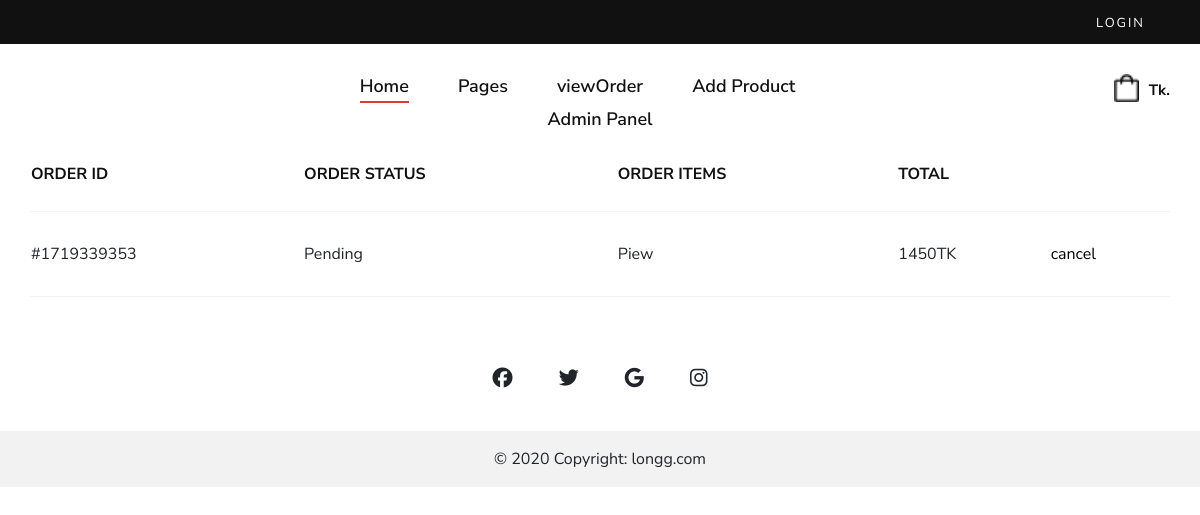
Page /myorder/49 on the committed database.
### shop/models.py (models this page shows, shortened)
class Order(models.Model):
    STATUS_CHOICES = [
        ('not_confirm','not_confirm'),
        ('Pending', 'Pending'),
        ('Processing', 'Processing'),
        ('Shipped', 'Shipped'),
        ('Delivered', 'Delivered'),
        ('Cancelled', 'Cancelled'),
    ]
    LOCATION_CHOICES = [
        ('inside_dhaka', 'Inside Dhaka'),
        ('outside_dhaka', 'Outside Dhaka'),
    ]
    user=models.ForeignKey(UserProfile,on_delete=models.SET_NULL,null=True)
    status = models.CharField(max_length=20, choices=STATUS_CHOICES, default='Pending')
    items = models.ManyToManyField('Product', through='OrderItem')
    created_at=models.DateTimeField(default=now,blank=True)
    complete=models.BooleanField(default=False,blank=True)
    order_id=models.CharField(max_length=20,null=True,blank=True)
    coupon=models.BooleanField(default=False,null=True,blank=True)
    coupon_percentange=models.PositiveIntegerField(default=0,null=True,blank=True)
    cancel_reason=models.TextField(null=True,blank=True)
    location = models.CharField(max_length=20, choices=LOCATION_CHOICES, null=True, blank=True)
    totalbill= models.PositiveIntegerField(default=0)
    delivary_charge = models.PositiveIntegerField(default=False)
    def __str__(self):
        return str(f'{self.user} order')
    @property
    def get_total(self):
        order_items = OrderItem.objects.filter(order=self)
        total = sum(item.item_total for item in order_items)
        if self.coupon:
            total-=total*(self.coupon_percentange/100)
        return int(total)

class OrderItem(models.Model):
    product=models.ForeignKey(Product,on_delete=models.CASCADE,null=True)
    quantity=models.IntegerField(default=0)
    add_on_product= models.ManyToManyField(AddOnProduct)
    order = models.ForeignKey(Order, related_name='order_items',null=True, on_delete=models.CASCADE)
    size=models.CharField(max_length=10,blank=True,null=True)
    is_stitched = models.BooleanField(default=True)
    @property
    def item_total(self):
        add_on = self.add_on_product.all()
        total_add_on = sum(add_pro.price for add_pro in add_on)
        if  self.is_stitched:
            total=self.product.price*self.quantity
        else:
            total=self.product.unstitched_price*self.quantity
        return total+(total_add_on*self.quantity)

class Product(models.Model):
    name=models.CharField(max_length=100)
    slug = AutoSlugField(populate_from='name',unique=True,null=True,default=None)
    product_code=models.CharField(max_length=100,null=True,blank=True)
    add_on_product=models.ManyToManyField(AddOnProduct,blank=True)
    add_on_product2=models.ManyToManyField(AddOnProduct,related_name='ad_on_2',blank=True)
    add_on_product3=models.ManyToManyField(AddOnProduct,related_name="ad_on_3",blank=True)
    description=models.TextField(null=True,blank=True)
    price = models.IntegerField(default=0)
    unstitched_price = models.PositiveIntegerField(default=0)
    discount_percent=models.IntegerField(default=0)
    main_price = models.IntegerField(default=0)
    discount=models.BooleanField(default=True,null=True,blank=False)
    productCategory = models.ManyToManyField(ProductCategory)
    image=ResizedImageField(upload_to='product-image/',blank=True,null=True)
    image2=ResizedImageField(upload_to='product-image/',blank=True,null=True)
    image3=ResizedImageField(upload_to='product-image/',blank=True,null=True)
    image4=ResizedImageField(upload_to='product-image/',blank=True,null=True)
    arrive_at=models.DateTimeField(default=now,blank=True)
    new_arrival=models.BooleanField(default=False,blank=True)
    tags = TaggableManager()
    in_stock=models.BooleanField(default=True,blank=True)
    _ratting = models.FloatField(default=0)

### shop/views.py (the view)
# urls.py: path('myorder/<int:pk>',profile, name="profile"),
def profile(request,pk):
    user=UserProfile.objects.get(id=pk)
    orders=Order.objects.filter(user=user,complete=True).order_by('-created_at')
    print(user)
    print(orders)
    context={
        'orders':orders,
        'userProfile':user
    }
    return render(request,'shop/profile.html',context)

### shop/models.py (called while the page is built)
    def __str__(self):
        return str(self.user)

### shop/templates/shop/profile.html
{% extends 'shop/main.html' %}
{% block body %}
<div class="container">
  <div class="row">
    <div class="col-lg-12">
      <div class="shopping__cart__table">
        <table>
            <thead>
                <tr>
                  <th>Order Id</th>
                  <th>Order status</th>
                  <th>Order items</th>
                  <th>Total</th>
                </tr>
            </thead>
            <tbody>
              {% for order in orders %}
              {% if order.status != 'not_confirm' %}
                  <tr>
                      <td>#{{ order.order_id }}</td>
                      <td>{{ order.status }}</td>
                      <td>
                          {% for item in order.order_items.all %}
                              {{ item.product.name }}
                          {% endfor %}
                      </td>
                      <td>{{ order.get_total }}TK</td>
                      {% if order.status == 'Pending' %}
                      <td><a href="{% url 'order_cancel' pk=order.id %}" style="text-decoration: none; color: black;">cancel</a></td>
                      {% else %}
                      <td><a href="" style="text-decoration: none; color: black; opacity: .5;">cancel</a></td>
                      {% endif %}
                  </tr>
              {% endif %}
          {% endfor %}
            </tbody>
        </table>
      </div>
    </div>
  </div>
</div>
{% endblock %}

### shop/static/shop/css/style.css (style rules this page uses)
html, body { height: 100%; font-family: "Nunito Sans", sans-serif; -webkit-font-smoothing: antialiased; }
.shopping__cart__table { margin-bottom: 30px; }
.shopping__cart__table table { width: 100%; }
.shopping__cart__table table thead { border-bottom: 1px solid #f2f2f2; }
.shopping__cart__table table thead tr th { color: #111111; font-size: 16px; font-weight: 700; text-transform: uppercase; padding-bottom: 25px; }
.shopping__cart__table table tbody tr { border-bottom: 1px solid #f2f2f2; }
.shopping__cart__table table tbody tr td { padding-bottom: 30px; padding-top: 30px; }
@media only screen and (min-width: 1200px) { .container { max-width: 1170px; } }

### rows in the picture
Order: order_id "1719339353", status "Pending", get_total "1450", shows "cancel"
OrderItem: product.name "Piew"
